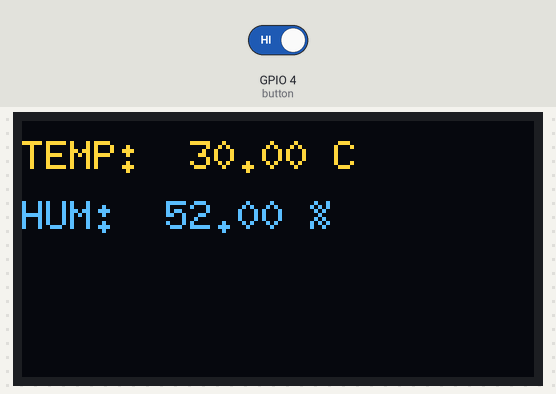
Bench run of a sketch on a simulated ESP32. Shown: 128×64 one-colour display. The test bench sets the inputs (shaded band); at power-on: GPIO 4 (button) HIGH. The OLED is the two-colour kind (top 16 rows yellow); WiFi joins after 1.5 s; servers stay silent unless stated; what the sketch prints to the serial monitor is not drawn.

Above: at 2.7 s.
2.8 s: GPIO 4 (button) driven LOW
At 8.3 s:
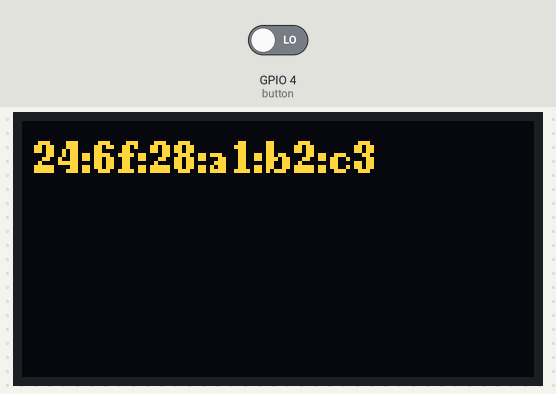
14.9 s: GPIO 4 (button) driven HIGH
At 17.7 s:
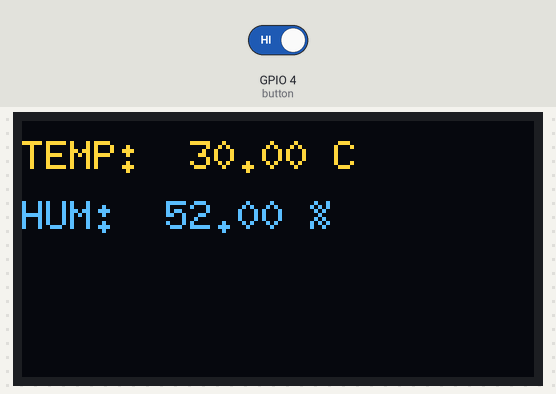
Timing chart, 0 to 19.2 s (numbered marks = the images above; inputs shaded):
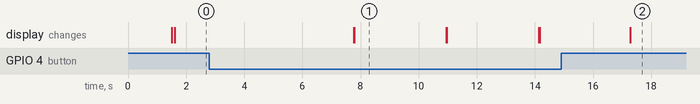

Measured:
- after the input at 2.8 s, the display: first changes after 5.0 s (image 1 shows a later state)
- after the input at 14.9 s, the display: changes after 2.4 s (image 2)
- what the display in image 1 shows lasts 3.2 s, from 7.8 s to 11.0 s

The sketch:

button_test.c.ino
```cpp
#include <U8g2lib.h>
#include <Wire.h>
#include <WiFi.h>
#include <esp_wifi.h>
#define WIFI_SSID "CasaAraujo_East_5G"
#define WIFI_PASSWORD "quintinha2020top"

WiFiClient wifiClient;

int button = 4;
int buttonNew = 0;
int buttonOld=1;
int isShowingMAc=0;


U8G2_SH1106_128X64_NONAME_F_HW_I2C u8g2(U8G2_R0, U8X8_PIN_NONE);

void setup() {
  Serial.begin(9600);
  pinMode(button, INPUT_PULLUP);

  WiFi.begin(WIFI_SSID, WIFI_PASSWORD);

  while (WiFi.status() != WL_CONNECTED)
  {
      Serial.print(".");
      delay(300);
  }

  //setups
  setupMonitor();

}


void loop() {
  buttonNew=digitalRead(button);

  if(buttonNew == LOW){
    Serial.println("Showing MAC");
    readMacAddress();
    delay(3000);
  }else{
    showSensorValues();
    delay(3000);
  }


  delay(100);
}


void showSensorValues() {
  float temp = 30;
  float hum = 52;
  u8g2.setFontPosCenter();
  u8g2.clearBuffer();
  //u8g2.setFont(u8g2_font_10x20_te);
  u8g2.setFont(u8g2_font_6x10_tr);

  //Temos de por os valores de acordo com os sensores
  char temperature[10];
  dtostrf(temp, 6, 2, temperature);
  char humidity[10];
  dtostrf(hum, 6, 2, humidity);

  char tempDisplay[20];
  snprintf(tempDisplay, sizeof(tempDisplay), "TEMP: %s C", temperature);

  char humDisplay[20];
  snprintf(humDisplay, sizeof(humDisplay), "HUM: %s %%", humidity);

  u8g2.drawStr(0, 10, tempDisplay);
  u8g2.drawStr(0, 25, humDisplay);

  u8g2.sendBuffer();
  delay(3000);
}


void setupMonitor()
{
  u8g2.begin();
  u8g2.clearDisplay();
  u8g2.clearBuffer();
  u8g2.setFont(u8g2_font_ncenB08_tr);
  u8g2.drawStr(3, 10, "Starting...");
  u8g2.sendBuffer();
}

void readMacAddress()
{
    WiFi.mode(WIFI_STA);
    WiFi.STA.begin();
    Serial.print("[DEFAULT] ESP32 Board MAC Address: ");
    uint8_t baseMac[6];
    esp_err_t ret = esp_wifi_get_mac(WIFI_IF_STA, baseMac);
    if (ret == ESP_OK)
    {
      Serial.printf("%02x:%02x:%02x:%02x:%02x:%02x\n",
                    baseMac[0], baseMac[1], baseMac[2],
                    baseMac[3], baseMac[4], baseMac[5]);
    }
    else
    {
        Serial.println("Failed to read MAC address");
    }
    char s[20];
    sprintf(s, "%02x:%02x:%02x:%02x:%02x:%02x\n",
            baseMac[0], baseMac[1], baseMac[2],
            baseMac[3], baseMac[4], baseMac[5]);

    u8g2.begin();
    u8g2.clearDisplay();
    u8g2.clearBuffer();
    u8g2.setFont(u8g2_font_ncenB08_tr);
    u8g2.drawStr(3, 10, s);
    u8g2.sendBuffer();
}
```
